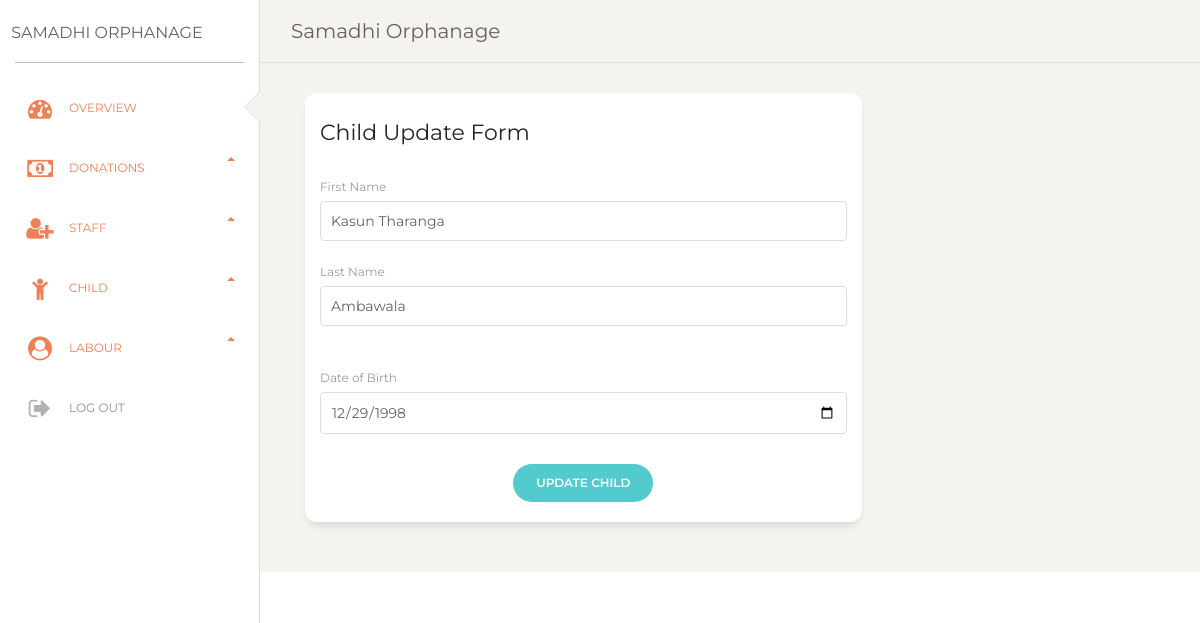
/editchild.php?editchild=1, run on the app's committed database.
### tables this page shows
CREATE TABLE `childdetails` (
  `id` int(11) NOT NULL,
  `fname` varchar(50) DEFAULT NULL,
  `lname` varchar(50) NOT NULL,
  `gender` varchar(50) DEFAULT NULL,
  `birthdate` date DEFAULT NULL
);

### editchild.php (the view, shortened to what this page needs)
<?php
include "include/db.php";
?>
<?php
if(isset($_GET['editchild'])){
$edit_id = $_GET['editchild'];
$get_pro = "select * from childdetails where id='$edit_id'";
$run_pro = mysqli_query($conn,$get_pro);
$row_pro = mysqli_fetch_array($run_pro);
$fname = $row_pro['fname'] ?? "";
$lname = $row_pro['lname'] ?? "";
$birthdate = $row_pro['birthdate'];
}
?>
<!DOCTYPE html>
<html lang="en">
<head>
  <link href="https://maxcdn.bootstrapcdn.com/font-awesome/latest/css/font-awesome.min.css" rel="stylesheet">
  <link href="./css/bootstrap.min.css" rel="stylesheet" />
  <link href="./css/dashboard.css?v=2.0.1" rel="stylesheet" />
</head>
<body class="">
  <div class="wrapper ">
    <div class="sidebar" data-color="white" data-active-color="danger">
      <div class="logo">
        <a href="dashboard.php" class="simple-text logo-normal">
          Samadhi Orphanage
        </a>
      </div>
      <div class="sidebar-wrapper">
        <ul class="nav">
          <li class="active ">
            <a href="./dashboard.php">
              <i class="fa fa-tachometer"></i>
              <p>OverView</p>
            </a>
          </li>
          <li class="active">
            <a data-toggle="collapse" href="#componentsExamples" aria-expanded="true">
              <i class="fa fa-money"></i>
              Donations <b class="caret"></b>
            </a>
          <li class="active">
            <a data-toggle="collapse" href="#componentsExamples" aria-expanded="true">
              <i class="fa fa-user-plus"></i>
              Staff <b class="caret"></b>
            </a>
          <li class="active">
            <a data-toggle="collapse" href="#componentsExamples" aria-expanded="true">
              <i class="fa fa-child"></i>
              Child <b class="caret"></b>
            </a>
          <li class="active">
            <a data-toggle="collapse" href="#componentsExamples" aria-expanded="true">
              <i class="fa fa-user-circle"></i>
              Labour <b class="caret"></b>
            </a>
          <li class="active-pro">
          <a href="logout.php">
              <i class="fa fa-sign-out"></i>
              <p>Log Out</p>
            </a>
          </li>
        </ul>
      </div>
    </div>
    <div class="main-panel">
      <nav class="navbar navbar-expand-lg navbar-absolute fixed-top navbar-transparent">
        <div class="container-fluid">
          <div class="navbar-wrapper">
            <a class="navbar-brand" href="javascript:;">Samadhi Orphanage</a>
          </div>
        </div>
      </nav>
      <div class="content">
          <div class="col-md-8">
            <div class="card card-user">
              <div class="card-header">
                <h5 class="card-title">Child Update Form</h5>
              </div>
              <div class="card-body">
                <form action="" method="post">
                  <div class="row">
                    <div class="col-md-12 ">
                      <div class="form-group">
                        <label for="exampleInputEmail1">First Name</label>
                        <input type="text" class="form-control"  name="fname" value="<?php echo $fname; ?>" required>
                      </div>
                    </div>
                  </div>
                  <div class="row">
                    <div class="col-md-12">
                      <div class="form-group">
                        <label>Last Name</label>
                        <input type="text" class="form-control" name="lname" value="<?php echo $lname; ?>" required>
                      </div>
                    </div>
                  </div>
                  <br>
                  <div class="row">
                    <div class="col-md-12">
                      <div class="form-group">
                        <label>Date of Birth</label>
                        <input type="date" class="form-control" name="date" value="<?php echo $birthdate; ?>">
                      </div>
                    </div>
                  </div>
                  <div class="row">
                    <div class="update ml-auto mr-auto">
                      <button type="submit" class="btn btn-primary btn-round" name="editchild">Update Child</button>
                    </div>
                  </div>
                </form>
              </div>
            </div>
          </div>
        </div>
      </div>
      <footer class="footer footer-black  footer-white ">
        <div class="container-fluid">
          <div class="row">
            <div class="credits ml-auto">
              <span class="copyright">
                Tharindu Senanayake - IM/2018/074
              </span>
            </div>
          </div>
        </div>
      </footer>
    </div>
</body>
</html>

### data on the page
childdetails: fname "Kasun Tharanga", lname "Ambawala", date "12/29/1998"
